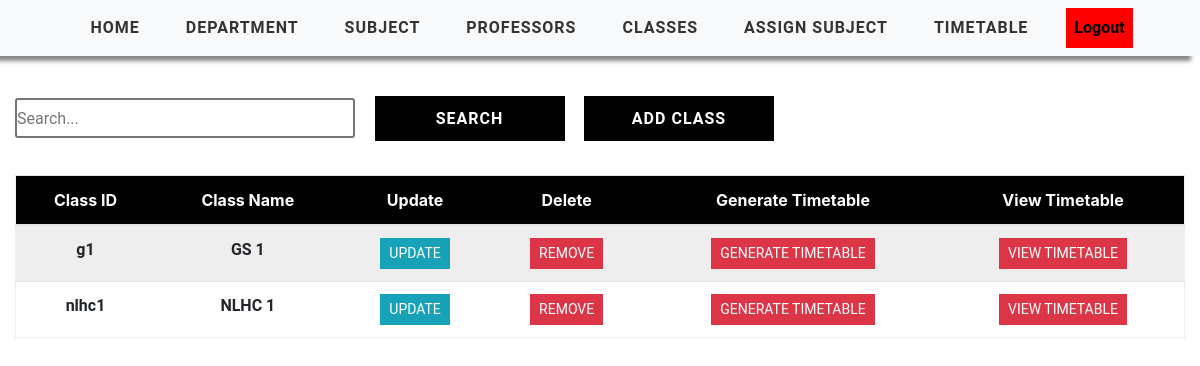
/class-view/ (signed in), run on the app's committed database.
### timetableapp/models.py (models this page shows, shortened)
class Class(models.Model):
    WEEK_DAY = (
    ('Monday', 'Monday'),
    ('Tuesday', 'Tuesday'),
    ('Wednesday', 'Wednesday'),
    ('Thursday', 'Thursday'),
    ('Friday', 'Friday'),
    ('Saturday', 'Saturday')
    )
    user = models.ForeignKey(User, on_delete=models.CASCADE, null=True, blank=True)
    class_id = models.CharField(max_length=2000)
    class_name = models.CharField(max_length=2000)
    class_strength=models.IntegerField(null=True,default=100)
    week_day = MultiSelectField(max_length=2000, choices=WEEK_DAY, max_choices=6)
    no_sessions = models.PositiveIntegerField(default = 8)
    class_mins = models.PositiveIntegerField(default = 60)
    start_time = models.TimeField(default=time(8,00))
    end_time = models.TimeField(default=time(18,00))
    break_start = models.TimeField(null=True,blank=True, default=time(12,00))
    break_end = models.TimeField(null=True,blank=True, default=time(13,00))
    class Meta:
        unique_together = ('user','class_id')

### timetableapp/views.py (the view)
# urls.py: path('class-view/', views.ClassTable, name='class_view'),
@login_required(login_url='login')
def ClassTable(request):
    global errors
    sections = Class.objects.filter(user=request.user)
    context = {'sections': sections}
    context.update(errors)
    errors = {}
    return render(request, 'timetableapp/ClassTable.html', context)

### ActivitySelectionTimetable/timetableapp/templates/timetableapp/ClassTable.html
{% extends 'timetableapp/main.html' %}
{% load static %}
{% block content %}
    <div class="container-fluid">
    <div class="search">
        <input type="text" class="searchbox" placeholder="Search...">
        <input type="submit" value="Search" class="searchButton">
        <a href="{% url 'add-class' %}"><button class="searchButton">Add Class </button></a>
    </div>
	<div class="">
        <table class="table text-center">
            <thead class="table-header" style="color: white;">
			<tr>
                <div class="header__item filter__link" >
                   <th scope="col" class="text-center">Class ID</th>
                </div>
                <div class="header__item filter__link">
                  <th class="text-center" scope="col">Class Name</th>
                </div>
                <div class="header__item filter__link">
                    <th class="text-center" scope="col"> Update</th>
                </div>
                <div class="header__item filter__link">
                     <th class="text-center" scope="col">Delete</th>
                </div>
                <div class="header__item filter__link">
                    <th class="text-center" scope="col">Generate Timetable</th>
                </div>
                <div class="header__item filter__link">
                    <th class="text-center" scope="col">View Timetable</th>
                </div>
			</tr>
            </thead>
			<tbody class="tab-content">
                {% for section in sections %}
				    <tr class="table-row text-center">
                        <th scope="row" class="table-data">{{ section.class_id }}</th>
						<th scope="row" class="table-data"  >{{ section.class_name }}</th>
                        <th scope="row" class="table-data"> <a href="{% url 'update-classview' section.class_id %}" class="btn btn-sm btn-info">Update</a></th>
                        <th scope="row" class="table-data"> <a href="{% url 'delete-class' section.class_id %}" class="btn btn-sm btn-danger" >Remove</a></th>
                        <th scope="row" class="table-data"> <a href="{% url 'generate-timetable' section.class_id %}" class="btn btn-sm btn-danger" >Generate Timetable</a></th>
                        <th scope="row" class="table-data"> <a href="{% url 'timetable' section.class_id %}" class="btn btn-sm btn-danger" >View Timetable</a></th>
					</tr>
                {% endfor %}
            </tbody>
        </table>
</div>
    </div>
{% endblock %}

### static/css/style.css (style rules this page uses)
a { cursor: pointer; }

### static/css/tables.css (style rules this page uses)
*, *:before, *:after { box-sizing: border-box; }
body { font-family: "Roboto", sans-serif; margin: 0; background-color: white; }
.table { border: 1px solid #eeeeee; overflow-y: auto; overflow-x: auto; overflow-style: marquee-line; height: max-content; }
.table-header { width: 100%; background: #000; padding: 18px 0; position: sticky; top: 0; }
.table-row { width: 100%; padding: 18px 0; }
.table-row:nth-of-type(odd) { background: #eeeeee; }
.table-data, .header__item { flex: 1 1 20%; text-align: center; font-family: Roboto, sans-serif; font-weight: bold; }
.header__item { text-transform: uppercase; }
.filter__link { color: white; text-decoration: none; position: relative; display: inline-block; padding-left: 24px; padding-right: 24px; }
.filter__link::after { content: ""; position: absolute; right: -18px; color: white; font-size: 12px; top: 50%; transform: translateY(-50%); }
.btn { border-radius: 0 !important; font-family: Roboto, sans-serif !important; text-transform: uppercase; }
.search { display: inline-block; }
.searchbox { width: 340px; height: 40px; border-style: solid; border-radius: 3px; font-family: Roboto, sans-serif; text-align: justify; }
.searchButton { width: 190px; height: 45px ; font-family: Roboto, sans-serif; text-transform: uppercase; letter-spacing: 1px; font-weight: bolder; color: white ; background: black; margin-left: 15px; margin-top: 40px; border-color: black ; border-radius: 0 ; border-style: solid; border-width: 3px ; }

### static/css/add.css (style rules this page uses)
* { margin:0; padding:0; box-sizing: border-box; }
.container-fluid { display: flex; flex-direction: column; gap:10px; }

### static/css/nav.css (style rules this page uses)
* { margin:0; padding:0; box-sizing: border-box; }

### data on the page
Class: class_id "g1", class_name "GS 1"
Class: class_id "nlhc1", class_name "NLHC 1"
